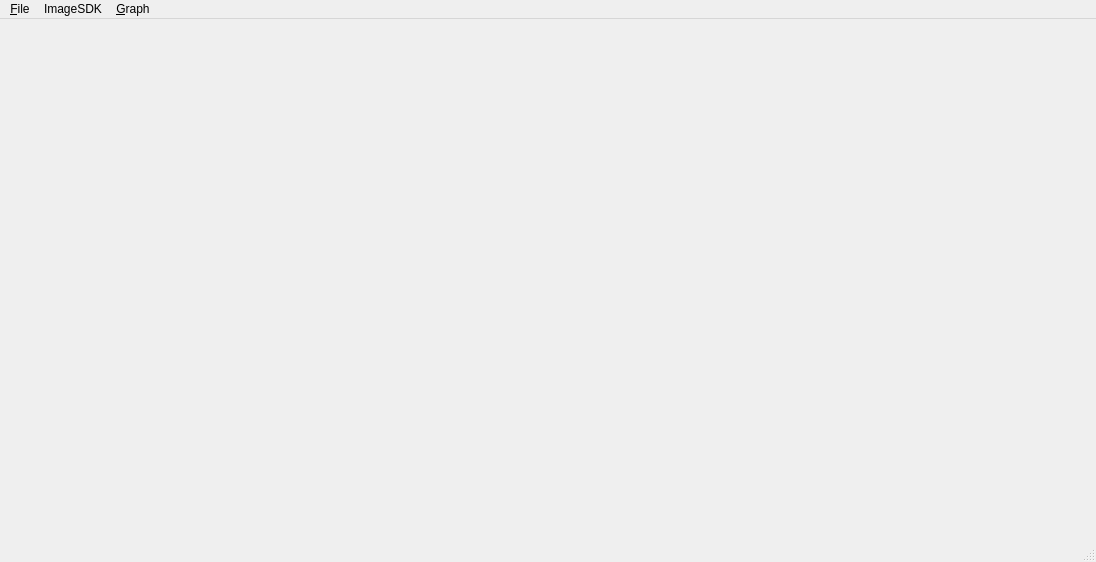
<?xml version="1.0" encoding="UTF-8"?>
<ui version="4.0">
 <class>MainWindow</class>
 <widget class="QMainWindow" name="MainWindow">
  <property name="geometry">
   <rect>
    <x>0</x>
    <y>0</y>
    <width>1096</width>
    <height>562</height>
   </rect>
  </property>
  <property name="windowTitle">
   <string>QCustomPlot plot examples</string>
  </property>
  <widget class="QWidget" name="centralWidget">
   <layout class="QHBoxLayout" name="horizontalLayout">
    <item>
     <widget class="QLabel" name="label">
      <property name="sizePolicy">
       <sizepolicy hsizetype="Ignored" vsizetype="Ignored">
        <horstretch>0</horstretch>
        <verstretch>0</verstretch>
       </sizepolicy>
      </property>
      <property name="text">
       <string/>
      </property>
      <property name="scaledContents">
       <bool>true</bool>
      </property>
      <property name="alignment">
       <set>Qt::AlignCenter</set>
      </property>
     </widget>
    </item>
    <item>
     <widget class="QCustomPlot" name="customPlot" native="true"/>
    </item>
   </layout>
  </widget>
  <widget class="QStatusBar" name="statusBar"/>
  <widget class="QMenuBar" name="menuBar">
   <property name="geometry">
    <rect>
     <x>0</x>
     <y>0</y>
     <width>1096</width>
     <height>21</height>
    </rect>
   </property>
   <widget class="QMenu" name="menu_File">
    <property name="title">
     <string>&amp;File</string>
    </property>
    <addaction name="action_Open"/>
    <addaction name="action_Close"/>
    <addaction name="separator"/>
    <addaction name="actionLoad_Mask"/>
   </widget>
   <widget class="QMenu" name="menu_Graph">
    <property name="title">
     <string>&amp;Graph</string>
    </property>
    <addaction name="action_reset"/>
    <addaction name="action_screenshot"/>
   </widget>
   <widget class="QMenu" name="menuImageSDK">
    <property name="title">
     <string>ImageSDK</string>
    </property>
    <addaction name="action_Qt"/>
   </widget>
   <addaction name="menu_File"/>
   <addaction name="menuImageSDK"/>
   <addaction name="menu_Graph"/>
  </widget>
  <action name="action_Open">
   <property name="text">
    <string>&amp;Open</string>
   </property>
  </action>
  <action name="action_reset">
   <property name="text">
    <string>&amp;reset</string>
   </property>
  </action>
  <action name="action_Close">
   <property name="text">
    <string>&amp;Close</string>
   </property>
  </action>
  <action name="action_screenshot">
   <property name="text">
    <string>&amp;screenshot</string>
   </property>
  </action>
  <action name="action_Qt">
   <property name="checkable">
    <bool>true</bool>
   </property>
   <property name="checked">
    <bool>true</bool>
   </property>
   <property name="text">
    <string>&amp;Qt</string>
   </property>
  </action>
  <action name="actionLoad_Mask">
   <property name="text">
    <string>Load&amp;Mask</string>
   </property>
  </action>
 </widget>
 <layoutdefault spacing="6" margin="11"/>
 <customwidgets>
  <customwidget>
   <class>QCustomPlot</class>
   <extends>QWidget</extends>
   <header>qcustomplot.h</header>
   <container>1</container>
  </customwidget>
 </customwidgets>
 <resources/>
 <connections>
  <connection>
   <sender>action_Close</sender>
   <signal>triggered()</signal>
   <receiver>MainWindow</receiver>
   <slot>close()</slot>
   <hints>
    <hint type="sourcelabel">
     <x>-1</x>
     <y>-1</y>
    </hint>
    <hint type="destinationlabel">
     <x>547</x>
     <y>280</y>
    </hint>
   </hints>
  </connection>
 </connections>
</ui>
